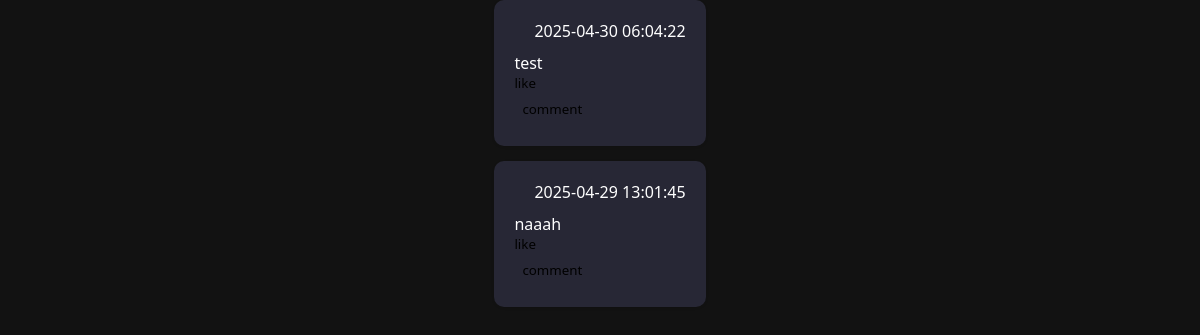
The page /php/commentComponent.php?post_id=20 on the database as committed earlier.
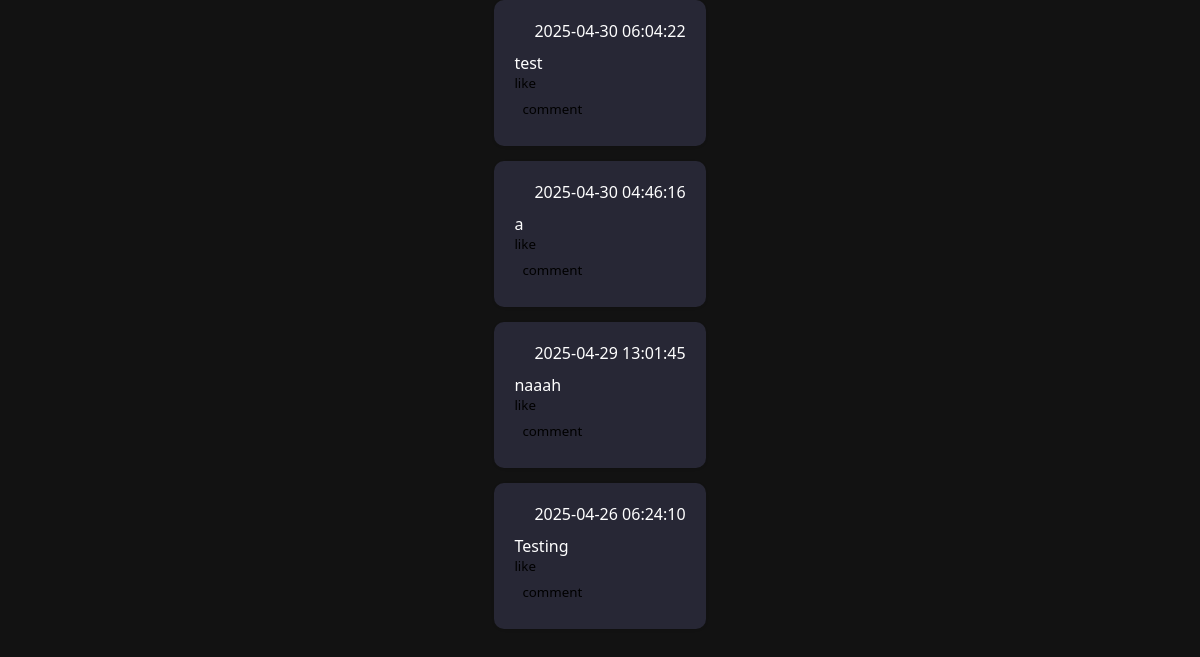
The same page on the database as committed later.
### tables this page shows
CREATE TABLE `comment_tb` (
  `comment_id` int(11) NOT NULL AUTO_INCREMENT,
  `username` varchar(50) NOT NULL,
  `comment_desc` varchar(255) NOT NULL,
  `post_id` int(11) NOT NULL,
  `created_at` timestamp NOT NULL DEFAULT current_timestamp(),
  PRIMARY KEY (`comment_id`)
);

### php/commentComponent.php (the view, shortened to what this page needs)
<?php
include("db_conn.php");
if (isset($_GET['post_id']) && is_numeric($_GET['post_id'])) {
    $post_id = intval($_GET['post_id']);
    $getComments = "SELECT * FROM comment_tb WHERE post_id = $post_id ORDER BY created_at DESC";
    $commentsResult = mysqli_query($conn, $getComments);
}
?>
<!DOCTYPE html>
<html lang="en">
<head>
  <link rel="stylesheet" href="../css/postPage.css?v=2">
</head>
<body>
  <?php if (isset($commentsResult) && mysqli_num_rows($commentsResult) > 0): ?>
    <?php while ($comment = mysqli_fetch_assoc($commentsResult)): ?>
      <div class="comment">
        <div class="commentUserRow">
          <div><?php echo htmlspecialchars($comment['created_at']); ?></div>
        </div>
        <div><?php echo htmlspecialchars($comment['comment_desc']); ?></div>
        <div class="commentBTNRow">
          <button class="like">like</button>
          <button class="commentBTN">comment</button>
        </div>
      </div>
    <?php endwhile; ?>
  <?php else: ?>
    <p>No comments available for this post.</p>
  <?php endif; ?>
</body>
</html>

Rows that differ between the two databases and show on the page:
added comment_tb: created_at "2025-04-30 04:46:16", comment_desc "a"
added comment_tb: created_at "2025-04-26 06:24:10", comment_desc "Testing"
